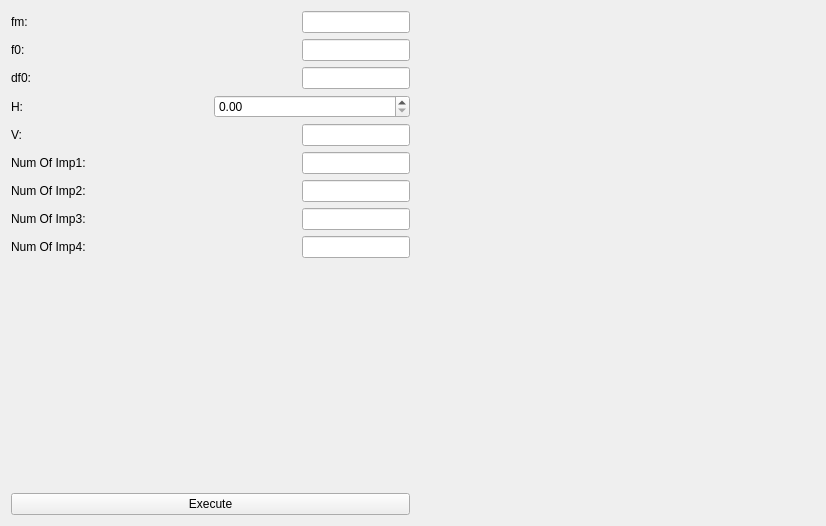
<?xml version="1.0" encoding="UTF-8"?>
<ui version="4.0">
 <class>Doppler</class>
 <widget class="QWidget" name="Doppler">
  <property name="geometry">
   <rect>
    <x>0</x>
    <y>0</y>
    <width>826</width>
    <height>526</height>
   </rect>
  </property>
  <property name="windowTitle">
   <string>Form</string>
  </property>
  <layout class="QHBoxLayout" name="horizontalLayout_10">
   <item>
    <layout class="QVBoxLayout" name="verticalLayout">
     <item>
      <layout class="QHBoxLayout" name="horizontalLayout_5">
       <item>
        <widget class="QLabel" name="label_5">
         <property name="text">
          <string>fm:</string>
         </property>
        </widget>
       </item>
       <item>
        <widget class="QLineEdit" name="fmLineEdit">
         <property name="sizePolicy">
          <sizepolicy hsizetype="Fixed" vsizetype="Fixed">
           <horstretch>0</horstretch>
           <verstretch>0</verstretch>
          </sizepolicy>
         </property>
        </widget>
       </item>
      </layout>
     </item>
     <item>
      <layout class="QHBoxLayout" name="horizontalLayout_6">
       <item>
        <widget class="QLabel" name="label_6">
         <property name="text">
          <string>f0:</string>
         </property>
        </widget>
       </item>
       <item>
        <widget class="QLineEdit" name="f0LineEdit">
         <property name="sizePolicy">
          <sizepolicy hsizetype="Fixed" vsizetype="Fixed">
           <horstretch>0</horstretch>
           <verstretch>0</verstretch>
          </sizepolicy>
         </property>
        </widget>
       </item>
      </layout>
     </item>
     <item>
      <layout class="QHBoxLayout" name="horizontalLayout_7">
       <item>
        <widget class="QLabel" name="label_7">
         <property name="text">
          <string>df0:</string>
         </property>
        </widget>
       </item>
       <item>
        <widget class="QLineEdit" name="df0LineEdit">
         <property name="sizePolicy">
          <sizepolicy hsizetype="Fixed" vsizetype="Fixed">
           <horstretch>0</horstretch>
           <verstretch>0</verstretch>
          </sizepolicy>
         </property>
         <property name="maximumSize">
          <size>
           <width>16777215</width>
           <height>16777215</height>
          </size>
         </property>
        </widget>
       </item>
      </layout>
     </item>
     <item>
      <layout class="QHBoxLayout" name="horizontalLayout_8">
       <item>
        <widget class="QLabel" name="label_8">
         <property name="text">
          <string>H:</string>
         </property>
        </widget>
       </item>
       <item>
        <widget class="QDoubleSpinBox" name="HdoubleSpinBox">
         <property name="sizePolicy">
          <sizepolicy hsizetype="Preferred" vsizetype="Fixed">
           <horstretch>0</horstretch>
           <verstretch>0</verstretch>
          </sizepolicy>
         </property>
        </widget>
       </item>
      </layout>
     </item>
     <item>
      <layout class="QHBoxLayout" name="horizontalLayout">
       <item>
        <widget class="QLabel" name="label">
         <property name="text">
          <string>V:</string>
         </property>
        </widget>
       </item>
       <item>
        <widget class="QLineEdit" name="VlineEdit">
         <property name="sizePolicy">
          <sizepolicy hsizetype="Fixed" vsizetype="Fixed">
           <horstretch>0</horstretch>
           <verstretch>0</verstretch>
          </sizepolicy>
         </property>
        </widget>
       </item>
      </layout>
     </item>
     <item>
      <layout class="QHBoxLayout" name="horizontalLayout_2">
       <item>
        <widget class="QLabel" name="label_2">
         <property name="text">
          <string>Num Of Imp1:</string>
         </property>
        </widget>
       </item>
       <item>
        <widget class="QLineEdit" name="NoI1_lineEdit">
         <property name="sizePolicy">
          <sizepolicy hsizetype="Fixed" vsizetype="Fixed">
           <horstretch>0</horstretch>
           <verstretch>0</verstretch>
          </sizepolicy>
         </property>
        </widget>
       </item>
      </layout>
     </item>
     <item>
      <layout class="QHBoxLayout" name="horizontalLayout_3">
       <item>
        <widget class="QLabel" name="label_3">
         <property name="text">
          <string>Num Of Imp2:</string>
         </property>
        </widget>
       </item>
       <item>
        <widget class="QLineEdit" name="NoI2_lineEdit">
         <property name="sizePolicy">
          <sizepolicy hsizetype="Fixed" vsizetype="Fixed">
           <horstretch>0</horstretch>
           <verstretch>0</verstretch>
          </sizepolicy>
         </property>
        </widget>
       </item>
      </layout>
     </item>
     <item>
      <layout class="QHBoxLayout" name="horizontalLayout_4">
       <item>
        <widget class="QLabel" name="label_4">
         <property name="text">
          <string>Num Of Imp3:</string>
         </property>
        </widget>
       </item>
       <item>
        <widget class="QLineEdit" name="NoI3_lineEdit">
         <property name="sizePolicy">
          <sizepolicy hsizetype="Fixed" vsizetype="Fixed">
           <horstretch>0</horstretch>
           <verstretch>0</verstretch>
          </sizepolicy>
         </property>
        </widget>
       </item>
      </layout>
     </item>
     <item>
      <layout class="QHBoxLayout" name="horizontalLayout_9">
       <item>
        <widget class="QLabel" name="label_9">
         <property name="text">
          <string>Num Of Imp4:</string>
         </property>
        </widget>
       </item>
       <item>
        <widget class="QLineEdit" name="NoI4_lineEdit">
         <property name="sizePolicy">
          <sizepolicy hsizetype="Fixed" vsizetype="Fixed">
           <horstretch>0</horstretch>
           <verstretch>0</verstretch>
          </sizepolicy>
         </property>
        </widget>
       </item>
      </layout>
     </item>
     <item>
      <spacer name="verticalSpacer_2">
       <property name="orientation">
        <enum>Qt::Vertical</enum>
       </property>
       <property name="sizeType">
        <enum>QSizePolicy::Expanding</enum>
       </property>
       <property name="sizeHint" stdset="0">
        <size>
         <width>20</width>
         <height>40</height>
        </size>
       </property>
      </spacer>
     </item>
     <item>
      <widget class="QPushButton" name="execute">
       <property name="text">
        <string>Execute</string>
       </property>
      </widget>
     </item>
    </layout>
   </item>
   <item>
    <layout class="QVBoxLayout" name="verticalLayout_5">
     <item>
      <widget class="QwtPlot" name="qwtPlot"/>
     </item>
     <item>
      <widget class="QwtPlot" name="qwtPlot_2"/>
     </item>
     <item>
      <widget class="QwtPlot" name="qwtPlot_3"/>
     </item>
     <item>
      <widget class="QwtPlot" name="qwtPlot_4"/>
     </item>
    </layout>
   </item>
  </layout>
 </widget>
 <customwidgets>
  <customwidget>
   <class>QwtPlot</class>
   <extends>QFrame</extends>
   <header>qwt_plot.h</header>
   <container>1</container>
  </customwidget>
 </customwidgets>
 <resources/>
 <connections/>
</ui>
